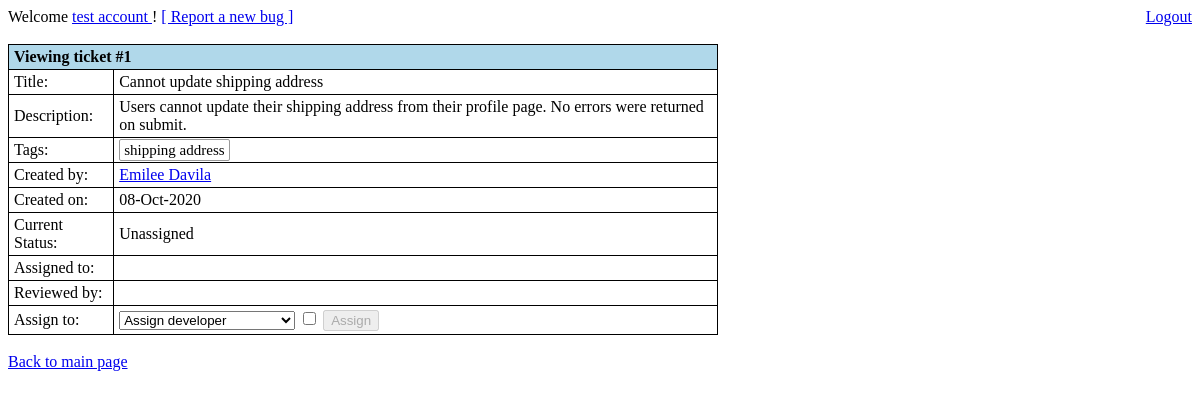
Page /view_ticket_info.php?t=1 (signed in) on the committed database.
### tables this page shows
CREATE TABLE IF NOT EXISTS `accounts` (
  `id` varchar(10) NOT NULL,
  `first_name` varchar(16) NOT NULL,
  `last_name` varchar(16) NOT NULL,
  `password` varchar(20) NOT NULL,
  `dob` date NOT NULL,
  `account_type` varchar(16) NOT NULL,
  `experience` tinyint(4) NOT NULL,
  PRIMARY KEY (`id`)
);

CREATE TABLE IF NOT EXISTS `tickets` (
  `id` smallint(5) NOT NULL AUTO_INCREMENT,
  `title` varchar(80) NOT NULL,
  `description` text NOT NULL,
  `created_by` varchar(10) NOT NULL,
  `created_date` date NOT NULL,
  `tags` varchar(127) NOT NULL,
  `status` varchar(16) NOT NULL,
  `assigned_to` varchar(10) NOT NULL,
  `reviewed_by` varchar(10) NOT NULL,
  `duplicate_of` smallint(5) DEFAULT NULL,
  PRIMARY KEY (`id`)
);

### include/funcs/sql_funcs.php (called while the page is built, shortened)
<?php
	require_once("include/class/ClassAccount.php");
	require_once("include/class/ClassTicket.php");
	function str_clean(&$string){
		return mysqli_real_escape_string($GLOBALS['mysql_link'], trim($string));;
	}
	function db_query($query){
		$result = mysqli_query($GLOBALS['mysql_link'], $query);
		$error = mysqli_error($GLOBALS['mysql_link']);
		return $result;
	}
?>

### include/class/ClassAccount.php (called while the page is built, shortened)
<?php
	require_once("include/funcs/sql_funcs.php");
	class Account{
		private $first_name;
		private $last_name;
		private $account_type;
		function __construct($id){
			$id = str_clean($id);
			$query = db_query("SELECT * FROM `accounts` WHERE `id` = '{$id}' LIMIT 1;");
			$result = mysqli_fetch_assoc($query);
			if(mysqli_num_rows($query) == 1){
				$this->id = $result['id'];
				$this->first_name = $result['first_name'];
				$this->last_name = $result['last_name'];
				$this->account_type = $result['account_type'];
			}else{
				throw new Exception("User not found.");
			}
		}
		function get_full_name(){
			return $this->first_name . " " . $this->last_name;
		}
		function is_norm(){
			return ($this->account_type == "user");
		}
		function is_tri(){
			return $this->account_type == "triager";
		}
		function is_admin(){
			return ($this->account_type == "admin" || $this->account_type == "administrator");
		}
	}
?>

### include/class/ClassTicket.php (called while the page is built, shortened)
<?php
	require_once("include/funcs/sql_funcs.php");
	class Ticket{
		private $created_by;
		private $created_date;
		private $title;
		private $description;
		private $tags;
		private $status;
		function __construct($ticket_id, $as_user = NULL){
			$ticket_id = str_clean($ticket_id);
			$query = db_query("SELECT * FROM `tickets` WHERE `id` = '{$ticket_id}' LIMIT 1;");
			$result = mysqli_fetch_assoc($query);
			if(mysqli_num_rows($query) == 1){
				$this->ticket_id = $result['id'];
				$this->title = $result['title'];
				$this->description = $result['description'];
				$this->created_by =  new Account($result['created_by']);
				$this->created_date = $result['created_date'];
				$this->tags = $result['tags'];
				$this->status = $result['status'];
				if(!is_null($as_user)){
					$this->viewed_by = new Account(str_clean($as_user));
				}
			}else{
				throw new Exception("Ticket not found.");
			}
		}
		function get_created_by(){
			return $this->created_by;
		}
		function get_created_date(){
			return $this->created_date;
		}
		function get_title(){
			return $this->title;
		}
		function get_description(){
			return $this->description;
		}
		function get_tags(){
			return $this->tags;
		}
		function get_status(){
			return $this->status;
		}
	}
?>

### view_ticket_info.php (the view, shortened to what this page needs)
<?php
	require_once("include/funcs/sql_funcs.php");
	$account = new Account($_SESSION['username']);
	try{
		$ticket = new Ticket((int)$_GET['t'], $_SESSION['username']);
	}catch(Exception $e){
		header("location: view_all_tickets.php");
		@mysqli_close($GLOBALS['mysql_link']);
		exit();
	}
?>
<!DOCTYPE html>
<html lang='en'>
	<head>
		<link rel='stylesheet' href='include/css/main.css'>
	</head>
	<body>
		<?php include("include/templates/header.php"); ?>
		<table id='ticket_details' class='basic_table' style='width:60%;'>
			<tr>
				<td colspan='2'>
					Viewing ticket #<?php echo (int)$_GET['t']; ?>
				</td>
			</tr>
			<tr>
				<td>
					Title:
				</td>
				<td>
					<?php echo $ticket->get_title(); ?>
				</td>
			</tr>
			<tr>
				<td>
					Description:
				</td>
				<td>
					<?php echo $ticket->get_description(); ?>
				</td>
			</tr>
			<tr>
				<td>
					Tags:
				</td>
				<td>
					<?php
						$tag_array = explode(",", $ticket->get_tags());
						foreach($tag_array as $tag){
					?>
							<span class='ticket_tag' style='cursor:auto;'>
									<?php echo $tag; ?>
							</span>
					<?php
						}
					?>
				</td>
			</tr>
			<tr>
				<td>
					Created by:
				</td>
				<td>
					<a href='account_info.php?a=<?php echo $ticket->get_created_by()->id; ?>'>
						<?php echo $ticket->get_created_by()->get_full_name(); ?>
					</a>
				</td>
			</tr>
			<tr>
				<td>
					Created on:
				</td>
				<td>
					<?php echo date('d-M-Y', strtotime($ticket->get_created_date())); ?>
				</td>
			</tr>
			<tr>
				<td>
					Current Status:
				</td>
				<td class='<?php echo $ticket->get_status(); ?>_ticket'>
					<?php echo ucfirst($ticket->get_status()); ?>
				</td>
			</tr>
			<?php
				if(!$account->is_norm()){
			?>
					<tr>
						<td>
							Assigned to:
						</td>
						<td>
						</td>
					</tr>
					<tr>
						<td>
							Reviewed by:
						</td>
						<td>
						</td>
					</tr>
			<?php
				}
				if($account->is_tri() || $account->is_admin()){
			?>
					<tr>
						<td>
							Assign to:
						</td>
						<td>
							 <form action='ticket_assign.php' method='POST'>
								<select name='developer'>
									<option value='0'>Assign developer</option>
								</select>
								<input type='checkbox' class='confirm_checkbox' name='ticket_id' value='<?php echo $ticket->ticket_id; ?>' />
								<input type='submit' id='confirm_<?php echo $ticket->ticket_id; ?>' value='Assign' disabled/>
							</form>
						</td>
					</tr>
			<?php
				}
			?>
		</table>
		<br />
		<a href='view_all_tickets.php'>Back to main page</a>
	</body>
</html>

### include/templates/header.php
<div style='float:left;'>
	Welcome
	<a href='#'>
		<?php echo $account->get_full_name(); ?>
	</a>!
	<a href='report_bug.php'>
		[ Report a new bug ]
	</a>
</div>
<div style='float:right;'>
	<a href='logout.php'>
		Logout
	</a>
</div>
<br />
<br />

### include/css/main.css (style rules this page uses)
.basic_table { border: 1px solid #000000; border-collapse: collapse; }
.basic_table tr td { border: 1px solid #000000; padding: 3px 5px; }
.basic_table tr:first-child td { background-color:#B0D8EA; font-weight: bold; }
.ticket_tag { border-radius: 2px; border: 1px solid #999999; font-size: 15px; padding: 2px 4px; margin-right: 3px; cursor: pointer; }
.unassigned_ticket { background-color: #FFFFFF; }

### rows in the picture
accounts: $account->get_full_name() "test account"
tickets: title "Cannot update shipping address", description "Users cannot update their shipping address from their profile page. No errors were returned on submit.", tags "shipping address", created_date "08-Oct-2020", status "Unassigned"
accounts: $ticket->get_created_by()->get_full_name() "Emilee Davila"

### other values in the picture
$_GET['t'] "1"
